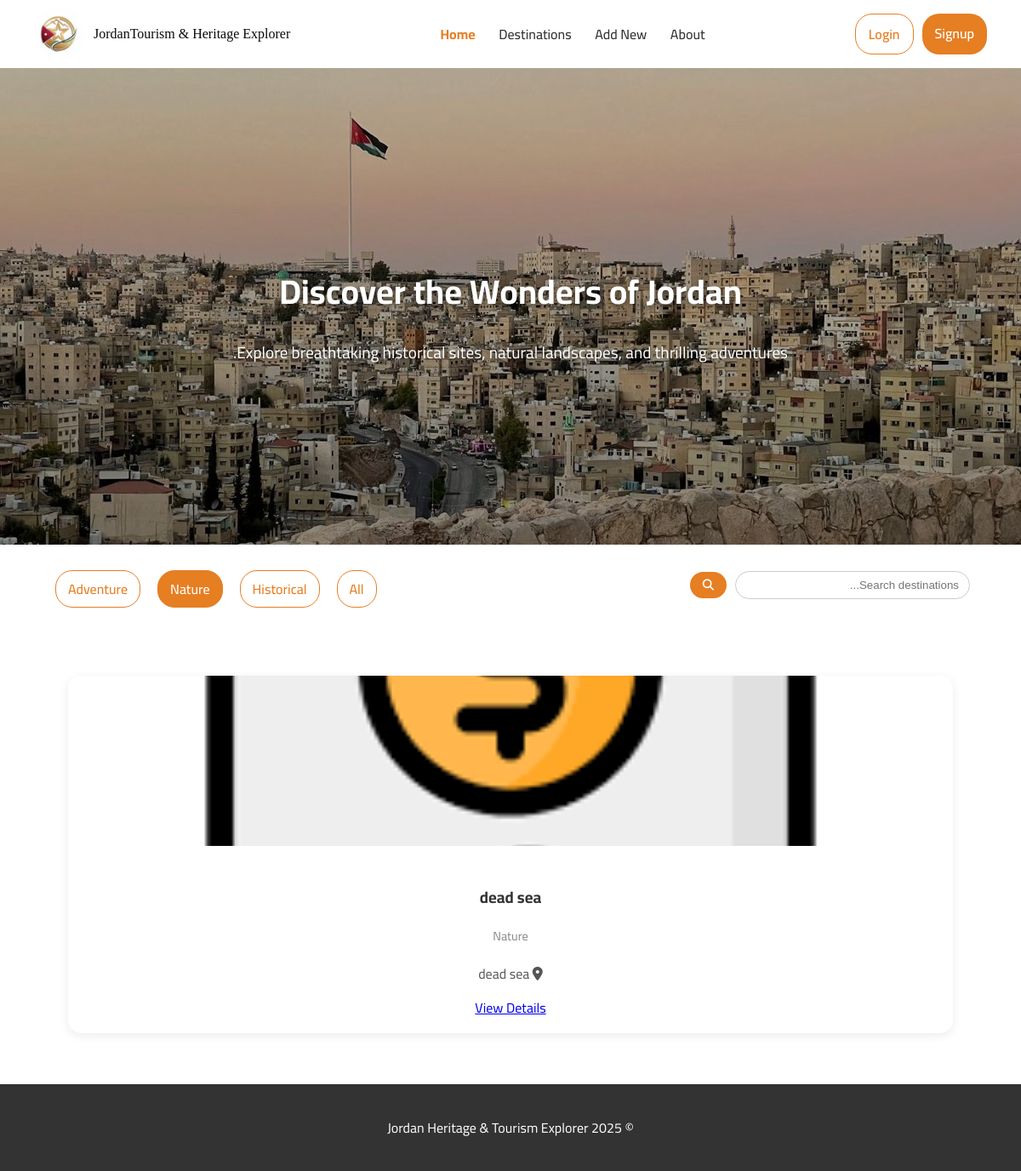
Screenshot of /destinations/?category=nature with the database file from the repository.
### main_app/models.py (models this page shows, shortened)
class Destination(models.Model):
    category_choice = [
        ('historical','Historical'),
        ('nature', 'Nature'),
        ('adventure', 'Adventure'),
    ]
    status_choice = [
        ('pending','Pending'),
        ('approved','Approved'),
        ('declined','Declined'),
    ]
    name = models.CharField(max_length=200)
    description = models.TextField()
    category= models.CharField(max_length=20, choices=category_choice)
    location = models.CharField(max_length=100)
    activity_type = models.CharField(max_length=100)
    image = models.ImageField(upload_to = 'destinations/')
    created_at = models.DateTimeField(auto_now_add= True)
    created_by = models.ForeignKey(User, on_delete=models.SET_NULL, null=True, related_name='created_des')
    status = models.CharField(max_length=10, choices=status_choice, default='pending')

### main_app/views.py (the view)
# urls.py: path('destinations/', views.destination_list, name='destination_list'),
def destination_list(request):
    query = request.GET.get('q', '')
    category = request.GET.get('category', '')
    destinations = Destination.objects.filter(status='approved')
    if query:
        destinations = destinations.filter(name__icontains=query)
    if category and category != 'all':
        destinations = destinations.filter(category=category)
    return render(request, 'destinations/list.html', {
        'destinations': destinations,
        'query': query,
        'selected_category': category,
    })

### main_app/templates/destinations/list.html (shortened to what this page needs)
{% extends 'base.html' %}
{% load static %}
{% block content %}
<link rel="stylesheet" href="{% static 'css/destinations.css' %}">
<section class="destination-hero">
  <div class="hero-overlay">
    <h1>Discover the Wonders of Jordan</h1>
    <p>Explore breathtaking historical sites, natural landscapes, and thrilling adventures.</p>
  </div>
</section>
<div class="filters-container">
  <form method="get" class="search-form">
    <input type="text" name="q" placeholder="Search destinations..." value="{{ query }}">
    <button type="submit"><i class="fa-solid fa-search"></i></button>
  </form>
  <div class="category-filters">
    <a href="?category=all" class="filter-btn {% if selected_category == 'all' or not selected_category %}active{% endif %}">All</a>
    <a href="?category=historical" class="filter-btn {% if selected_category == 'historical' %}active{% endif %}">Historical</a>
    <a href="?category=nature" class="filter-btn {% if selected_category == 'nature' %}active{% endif %}">Nature</a>
    <a href="?category=adventure" class="filter-btn {% if selected_category == 'adventure' %}active{% endif %}">Adventure</a>
  </div>
</div>
<section class="destination-list-section">
  <div class="container">
    {% if destinations %}
      <div class="destination-grid">
        {% for destination in destinations %}
          <div class="destination-card">
            <div class="card-image">
              <img src="{{ destination.image.url }}" alt="{{ destination.name }}">
            </div>
            <div class="card-content">
              <h3>{{ destination.name }}</h3>
              <p class="category">{{ destination.get_category_display }}</p>
              <p class="location"><i class="fa-solid fa-location-dot"></i> {{ destination.location }}</p>
              <a href="{% url 'destination_detail' destination.pk %}" class="view-btn">View Details</a>
            </div>
          </div>
        {% endfor %}
      </div>
    {% else %}
      <p class="no-destinations">No destinations available yet.</p>
    {% endif %}
  </div>
</section>
{% endblock %}

### main_app/static/css/base.css (style rules this page uses)
body { margin: 0; font-family: 'Cairo', sans-serif; background-color: #fefbf7; color: #333; text-align: center; }

### main_app/static/css/destinations.css (style rules this page uses)
.destination-hero { background: linear-gradient(rgba(0,0,0,0.25), rgba(0,0,0,0.45)), url("/static/images/jordan-landscape.jpg") no-repeat center top; background-size: cover; height: 70vh; display: flex; justify-content: center; align-items: center; text-align: center; color: #fff; position: relative; }
.hero-overlay { max-width: 700px; padding: 0 20px; animation: fadeIn 1.2s ease; }
.hero-overlay h1 { font-size: 2.5rem; font-weight: 700; margin-bottom: 10px; text-shadow: 0 2px 6px rgba(0, 0, 0, 0.4); }
.hero-overlay p { font-size: 1.2rem; line-height: 1.6; text-shadow: 0 2px 4px rgba(0, 0, 0, 0.4); }
.filters-container { background-color: #fff; padding: 20px 60px; display: flex; flex-wrap: wrap; justify-content: space-between; align-items: center; box-shadow: 0 2px 8px rgba(0,0,0,0.05); }
.search-form { display: flex; align-items: center; gap: 10px; }
.search-form input { padding: 8px 12px; border-radius: 20px; border: 1px solid #ccc; width: 250px; transition: 0.3s; }
.search-form button { background: #e67e22; border: none; color: white; padding: 8px 15px; border-radius: 20px; cursor: pointer; transition: 0.3s; }
.category-filters { display: flex; gap: 10px; margin-top: 10px; }
.category-filters a { text-decoration: none; border: 1px solid #e67e22; color: #e67e22; padding: 6px 14px; border-radius: 20px; margin: 0 5px; transition: all 0.3s ease; font-weight: 500; }
.category-filters a:hover, .category-filters a.active { background-color: #e67e22; color: #fff; text-decoration: none; }
.destination-list-section { padding: 60px 80px; background-color: #fff; }
.destination-grid { display: grid; grid-template-columns: repeat(auto-fit, minmax(270px, 1fr)); gap: 25px; }
.destination-card { background: #fff; border-radius: 15px; box-shadow: 0 3px 12px rgba(0, 0, 0, 0.08); overflow: hidden; transition: transform 0.3s, box-shadow 0.3s; animation: fadeUp 0.8s ease forwards; opacity: 0; }
.destination-card img { width: 100%; height: 200px; object-fit: cover; }
.card-content { padding: 15px; text-align: center; }
.card-content h3 { color: #333; margin-bottom: 5px; }
.card-content .category { color: #888; font-size: 0.9rem; margin-bottom: 10px; }
.card-content .location { color: #555; margin-bottom: 10px; }

### rows the page displays
Destination: image (picture), name "dead sea", category "Nature", location "dead sea"
